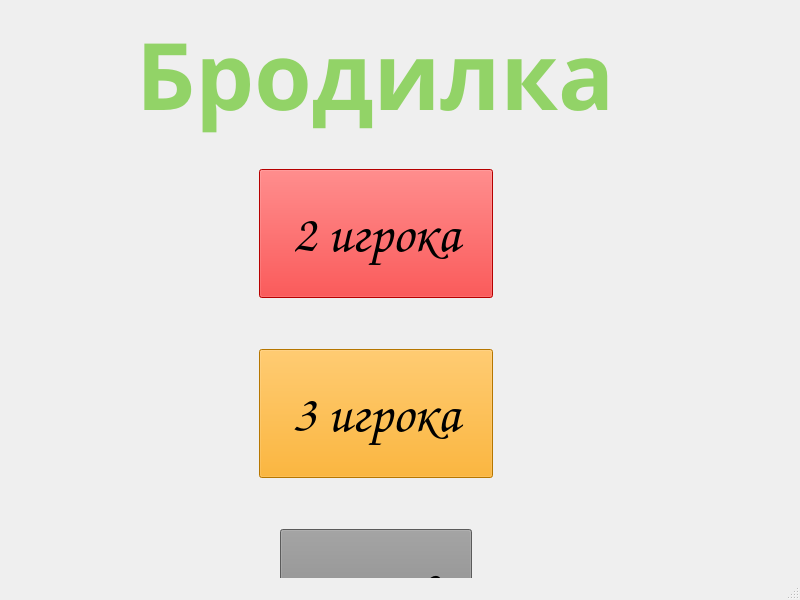
<?xml version="1.0" encoding="UTF-8"?>
<ui version="4.0">
 <class>MainWindow</class>
 <widget class="QMainWindow" name="MainWindow">
  <property name="geometry">
   <rect>
    <x>0</x>
    <y>0</y>
    <width>800</width>
    <height>600</height>
   </rect>
  </property>
  <property name="windowTitle">
   <string>MainWindow</string>
  </property>
  <widget class="QWidget" name="centralwidget">
   <widget class="QWidget" name="bgRiver" native="true">
    <property name="geometry">
     <rect>
      <x>0</x>
      <y>0</y>
      <width>740</width>
      <height>740</height>
     </rect>
    </property>
    <widget class="QWidget" name="verticalLayoutWidget">
     <property name="geometry">
      <rect>
       <x>10</x>
       <y>10</y>
       <width>731</width>
       <height>673</height>
      </rect>
     </property>
     <layout class="QVBoxLayout" name="verticalLayout_2">
      <item>
       <layout class="QHBoxLayout" name="horizontalLayout_5">
        <item>
         <spacer name="horizontalSpacer">
          <property name="orientation">
           <enum>Qt::Orientation::Horizontal</enum>
          </property>
          <property name="sizeHint" stdset="0">
           <size>
            <width>40</width>
            <height>20</height>
           </size>
          </property>
         </spacer>
        </item>
        <item>
         <widget class="QLabel" name="label">
          <property name="font">
           <font>
            <family>Sitka Small Semibold</family>
            <pointsize>70</pointsize>
            <bold>true</bold>
           </font>
          </property>
          <property name="styleSheet">
           <string notr="true">color: rgb(146, 211, 103);</string>
          </property>
          <property name="text">
           <string>Бродилка</string>
          </property>
         </widget>
        </item>
        <item>
         <spacer name="horizontalSpacer_8">
          <property name="orientation">
           <enum>Qt::Orientation::Horizontal</enum>
          </property>
          <property name="sizeHint" stdset="0">
           <size>
            <width>40</width>
            <height>20</height>
           </size>
          </property>
         </spacer>
        </item>
       </layout>
      </item>
      <item>
       <spacer name="verticalSpacer">
        <property name="orientation">
         <enum>Qt::Orientation::Vertical</enum>
        </property>
        <property name="sizeHint" stdset="0">
         <size>
          <width>20</width>
          <height>40</height>
         </size>
        </property>
       </spacer>
      </item>
      <item>
       <layout class="QHBoxLayout" name="horizontalLayout">
        <item>
         <spacer name="horizontalSpacer_2">
          <property name="orientation">
           <enum>Qt::Orientation::Horizontal</enum>
          </property>
          <property name="sizeHint" stdset="0">
           <size>
            <width>40</width>
            <height>20</height>
           </size>
          </property>
         </spacer>
        </item>
        <item>
         <widget class="QPushButton" name="pushButton">
          <property name="font">
           <font>
            <family>Comic Sans MS</family>
            <pointsize>40</pointsize>
           </font>
          </property>
          <property name="cursor">
           <cursorShape>PointingHandCursor</cursorShape>
          </property>
          <property name="focusPolicy">
           <enum>Qt::FocusPolicy::StrongFocus</enum>
          </property>
          <property name="styleSheet">
           <string notr="true">background-color: red;
padding: 30px;
margin: 20px;</string>
          </property>
          <property name="text">
           <string>2 игрока</string>
          </property>
         </widget>
        </item>
        <item>
         <spacer name="horizontalSpacer_3">
          <property name="orientation">
           <enum>Qt::Orientation::Horizontal</enum>
          </property>
          <property name="sizeHint" stdset="0">
           <size>
            <width>40</width>
            <height>20</height>
           </size>
          </property>
         </spacer>
        </item>
       </layout>
      </item>
      <item>
       <spacer name="verticalSpacer_2">
        <property name="orientation">
         <enum>Qt::Orientation::Vertical</enum>
        </property>
        <property name="sizeHint" stdset="0">
         <size>
          <width>20</width>
          <height>40</height>
         </size>
        </property>
       </spacer>
      </item>
      <item>
       <layout class="QHBoxLayout" name="horizontalLayout_2">
        <item>
         <spacer name="horizontalSpacer_4">
          <property name="orientation">
           <enum>Qt::Orientation::Horizontal</enum>
          </property>
          <property name="sizeHint" stdset="0">
           <size>
            <width>40</width>
            <height>20</height>
           </size>
          </property>
         </spacer>
        </item>
        <item>
         <widget class="QPushButton" name="pushButton_2">
          <property name="sizePolicy">
           <sizepolicy hsizetype="Minimum" vsizetype="Fixed">
            <horstretch>0</horstretch>
            <verstretch>0</verstretch>
           </sizepolicy>
          </property>
          <property name="font">
           <font>
            <family>Comic Sans MS</family>
            <pointsize>40</pointsize>
           </font>
          </property>
          <property name="cursor">
           <cursorShape>PointingHandCursor</cursorShape>
          </property>
          <property name="styleSheet">
           <string notr="true">background-color: orange;
padding: 30px;
margin: 20px;</string>
          </property>
          <property name="text">
           <string>3 игрока</string>
          </property>
         </widget>
        </item>
        <item>
         <spacer name="horizontalSpacer_5">
          <property name="orientation">
           <enum>Qt::Orientation::Horizontal</enum>
          </property>
          <property name="sizeHint" stdset="0">
           <size>
            <width>40</width>
            <height>20</height>
           </size>
          </property>
         </spacer>
        </item>
       </layout>
      </item>
      <item>
       <spacer name="verticalSpacer_3">
        <property name="orientation">
         <enum>Qt::Orientation::Vertical</enum>
        </property>
        <property name="sizeHint" stdset="0">
         <size>
          <width>20</width>
          <height>40</height>
         </size>
        </property>
       </spacer>
      </item>
      <item>
       <layout class="QHBoxLayout" name="horizontalLayout_3">
        <item>
         <spacer name="horizontalSpacer_6">
          <property name="orientation">
           <enum>Qt::Orientation::Horizontal</enum>
          </property>
          <property name="sizeHint" stdset="0">
           <size>
            <width>40</width>
            <height>20</height>
           </size>
          </property>
         </spacer>
        </item>
        <item>
         <widget class="QPushButton" name="pushButton_3">
          <property name="font">
           <font>
            <family>Comic Sans MS</family>
            <pointsize>40</pointsize>
           </font>
          </property>
          <property name="cursor">
           <cursorShape>PointingHandCursor</cursorShape>
          </property>
          <property name="styleSheet">
           <string notr="true">background-color: gray;
padding: 30px;
margin: 20px;</string>
          </property>
          <property name="text">
           <string>Выход</string>
          </property>
         </widget>
        </item>
        <item>
         <spacer name="horizontalSpacer_7">
          <property name="orientation">
           <enum>Qt::Orientation::Horizontal</enum>
          </property>
          <property name="sizeHint" stdset="0">
           <size>
            <width>40</width>
            <height>20</height>
           </size>
          </property>
         </spacer>
        </item>
       </layout>
      </item>
      <item>
       <spacer name="verticalSpacer_4">
        <property name="orientation">
         <enum>Qt::Orientation::Vertical</enum>
        </property>
        <property name="sizeHint" stdset="0">
         <size>
          <width>20</width>
          <height>40</height>
         </size>
        </property>
       </spacer>
      </item>
     </layout>
    </widget>
   </widget>
  </widget>
  <widget class="QMenuBar" name="menubar">
   <property name="geometry">
    <rect>
     <x>0</x>
     <y>0</y>
     <width>800</width>
     <height>21</height>
    </rect>
   </property>
  </widget>
  <widget class="QStatusBar" name="statusbar"/>
 </widget>
 <resources/>
 <connections/>
</ui>
